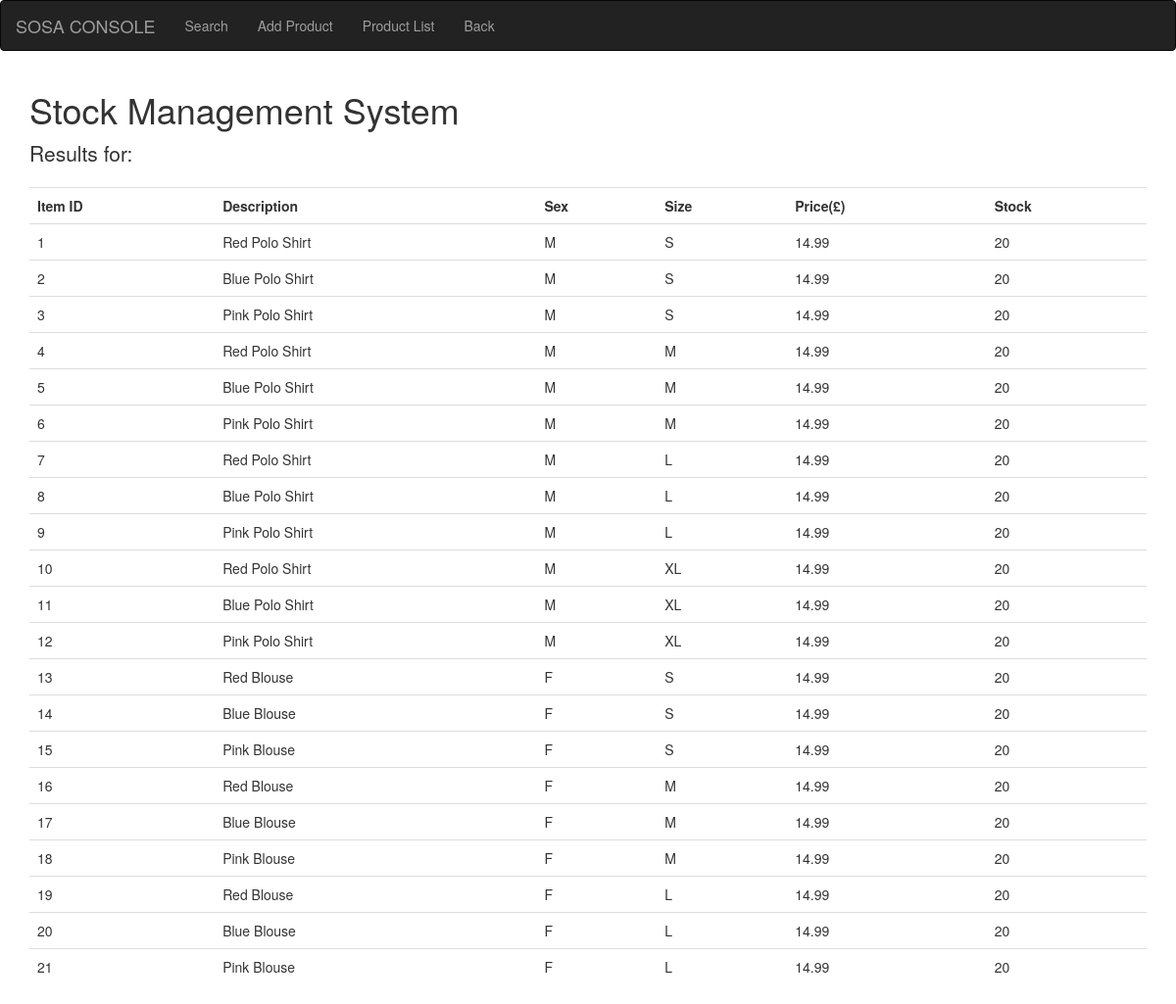
Screenshot of /sosa_console/gen_search.php with the database file from the repository.
### tables this page shows
CREATE TABLE tbl_item
(
item_id int NOT NULL AUTO_INCREMENT,
item_desc varchar(140),
sex char(1),
item_size varchar(3),
item_price decimal(6,2),
stock_lvl int(4),
PRIMARY KEY (item_id)
);

### sosa_console/gen_search.php (the view, shortened to what this page needs)
<!DOCTYPE html>
<html lang="en">
	<head>
		<link href="css/bootstrap.min.css" rel="stylesheet">
		<link href="css/styles" rel="stylesheet">
	</head>
	<body>
		<div class="navbar navbar-inverse">
			<div class="container-fluid ">
				<a href="index.php" class="navbar-brand">SOSA CONSOLE</a>
				<div class="collapse navbar-collapse navHeaderCollapse">
					<ul class="nav navbar-nav navbar-left">
						<li><a href="index.php">Search		</a></li>
						<li><a href="add.php">		Add Product	</a></li>
						<li><a href="products.php">	Product List</a></li>
						<li><a href="index.php">Back		</a></li>
					</ul>
				</div>
			</div>
		</div>
		<div class="container">
			<div class="starter-template">
				<h1>Stock Management System</h1>
			</div>
			<?php
			include 'db_con.php';
				echo"<div>";
					$gen_input = $_GET['general_search'];
					echo  "<p class='lead'>Results for: $gen_input </p>";
					$query = "SELECT * FROM tbl_item where item_id like '%".$gen_input."%' or  item_desc like '%".$gen_input."%' or  sex like '%".$gen_input."%' or  item_size like '%".$gen_input."%' or  item_price like '%".$gen_input."%' or  stock_lvl like '%".$gen_input."%';";
					$result = mysqli_query($conn, $query);
					echo "<table class='table'>";
						if ($result)
						{
							echo "<tr>";
							echo "<th>Item ID</th>";
							echo "<th>Description</th>";
							echo "<th>Sex</th>";
							echo "<th>Size</th>";
							echo "<th>Price(£)</th>";
							echo "<th>Stock</th>";
							echo "</tr>";
							while ($row = mysqli_fetch_array($result))
							{
								echo "<tr>";
								echo "<td>".$row["item_id"]."</td>";
								echo "<td>".$row["item_desc"]."</td>";
								echo "<td>".$row["sex"]."</td>";
								echo "<td>".$row["item_size"]."</td>";
								echo "<td>".$row["item_price"]."</td>";
								echo "<td>".$row["stock_lvl"]."</td>";
								echo "</tr>";
							}
						}
					else
					{
						echo "No reults";
					}
					echo "</table>";
				echo "</div>";
			?>
		</div>
	</body>
</html>

### rows the page displays
tbl_item: item_id "1", item_desc "Red Polo Shirt", sex "M", item_size "S", item_price "14.99", stock_lvl "20"
tbl_item: item_id "2", item_desc "Blue Polo Shirt", sex "M", item_size "S", item_price "14.99", stock_lvl "20"
tbl_item: item_id "3", item_desc "Pink Polo Shirt", sex "M", item_size "S", item_price "14.99", stock_lvl "20"
tbl_item: item_id "4", item_desc "Red Polo Shirt", sex "M", item_size "M", item_price "14.99", stock_lvl "20"
tbl_item: item_id "5", item_desc "Blue Polo Shirt", sex "M", item_size "M", item_price "14.99", stock_lvl "20"
tbl_item: item_id "6", item_desc "Pink Polo Shirt", sex "M", item_size "M", item_price "14.99", stock_lvl "20"
tbl_item: item_id "7", item_desc "Red Polo Shirt", sex "M", item_size "L", item_price "14.99", stock_lvl "20"
tbl_item: item_id "8", item_desc "Blue Polo Shirt", sex "M", item_size "L", item_price "14.99", stock_lvl "20"
tbl_item: item_id "9", item_desc "Pink Polo Shirt", sex "M", item_size "L", item_price "14.99", stock_lvl "20"
tbl_item: item_id "10", item_desc "Red Polo Shirt", sex "M", item_size "XL", item_price "14.99", stock_lvl "20"
tbl_item: item_id "11", item_desc "Blue Polo Shirt", sex "M", item_size "XL", item_price "14.99", stock_lvl "20"
tbl_item: item_id "12", item_desc "Pink Polo Shirt", sex "M", item_size "XL", item_price "14.99", stock_lvl "20"
tbl_item: item_id "13", item_desc "Red Blouse", sex "F", item_size "S", item_price "14.99", stock_lvl "20"
tbl_item: item_id "14", item_desc "Blue Blouse", sex "F", item_size "S", item_price "14.99", stock_lvl "20"
tbl_item: item_id "15", item_desc "Pink Blouse", sex "F", item_size "S", item_price "14.99", stock_lvl "20"
tbl_item: item_id "16", item_desc "Red Blouse", sex "F", item_size "M", item_price "14.99", stock_lvl "20"
tbl_item: item_id "17", item_desc "Blue Blouse", sex "F", item_size "M", item_price "14.99", stock_lvl "20"
tbl_item: item_id "18", item_desc "Pink Blouse", sex "F", item_size "M", item_price "14.99", stock_lvl "20"
tbl_item: item_id "19", item_desc "Red Blouse", sex "F", item_size "L", item_price "14.99", stock_lvl "20"
tbl_item: item_id "20", item_desc "Blue Blouse", sex "F", item_size "L", item_price "14.99", stock_lvl "20"
tbl_item: item_id "21", item_desc "Pink Blouse", sex "F", item_size "L", item_price "14.99", stock_lvl "20"
